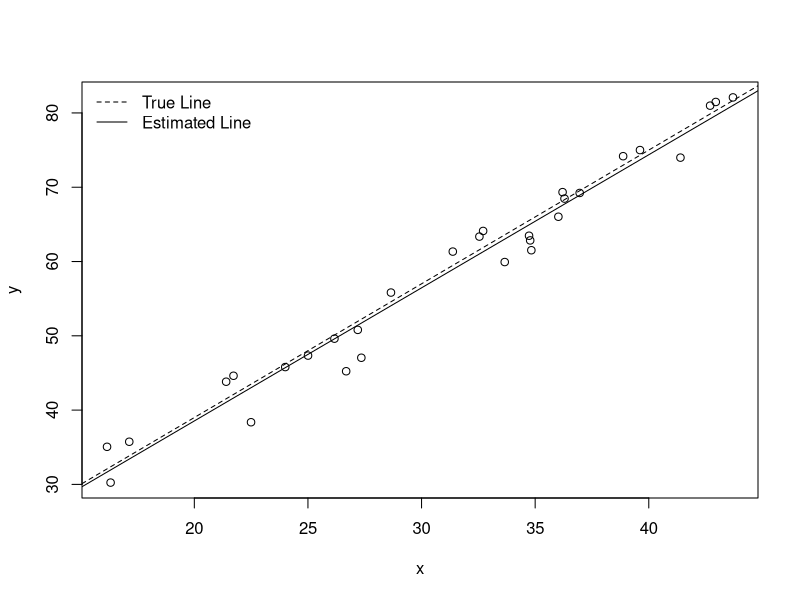
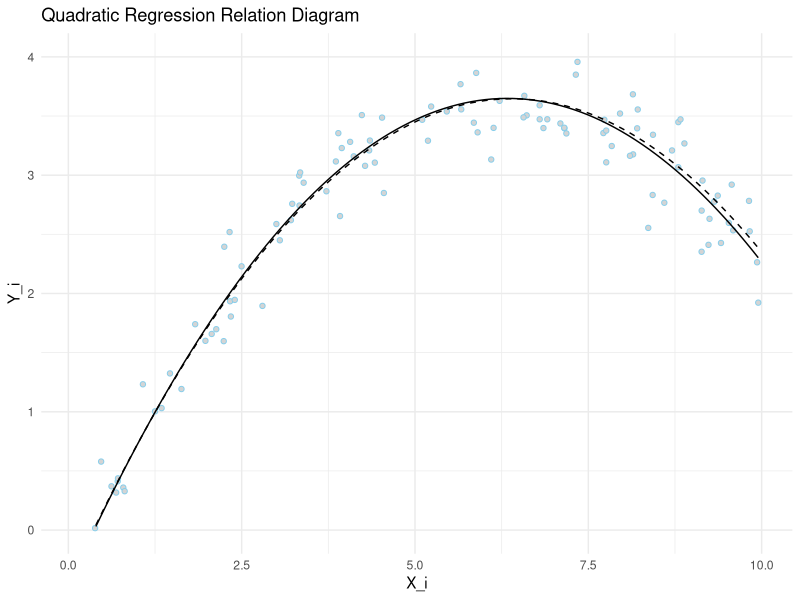

Here is the R script that generated these plots, in order:
## ---- chunk 1
knitr::opts_chunk$set(echo = TRUE)
## ---- chunk 2
 ## Simulating Data from a Regression Model
  ## This R-chunk is meant to be played in your R Console.
  ## It allows you to explore how the various elements
  ## of the regression model combine together to "create"
  ## data and then use the data to "re-create" the line.

  set.seed(101) #Allows us to always get the same "random" sample
                #Change to a new number to get a new sample

  n <- 30 #set the sample size

  X_i <- runif(n, 15, 45) # random uniform gives n random values in a uniform distribution from 15 to 45
    #Gives n random values from a uniform distribution between 15 to 45.

  beta0 <- 3 #Our choice for the y-intercept. 

  beta1 <- 1.8 #Our choice for the slope. 

  sigma <- 2.5 #Our choice for the std. deviation of the error terms.


  epsilon_i <- rnorm(n, 0, sigma) 
    #Gives n random values from a normal distribution with mean = 0, st. dev. = sigma.

  Y_i <- beta0 + beta1*X_i + epsilon_i 
    #Create Y using the normal error regression model

  fabData <- data.frame(y=Y_i, x=X_i) 
    #Store the data as data

  View(fabData) 
  

  #In the real world, we begin with data (like fabData) and try to recover the model that 
  # (we assume) was used to created it.

  fab.lm <- lm(y ~ x, data=fabData) #Fit an estimated regression model to the fabData.

  summary(fab.lm) #Summarize your model. 

  plot(y ~ x, data=fabData) #Plot the data.

  abline(fab.lm) #Add the estimated regression line to your plot.


  # Now for something you can't do in real life... but since we created the data...

  abline(beta0, beta1, lty=2) 
    #Add the true regression line to your plot using a dashed line (lty=2). 

  legend("topleft", legend=c("True Line", "Estimated Line"), lty=c(2,1), bty="n") 
    #Add a legend to your plot specifying which line is which.
## ---- chunk 3
library(ggplot2)
 ## Simulating Data from a Regression Model
  ## This R-chunk is meant to be played in your R Console.
  ## It allows you to explore how the various elements
  ## of the regression model combine together to "create"
  ## data and then use the data to "re-create" the line.

  set.seed(101) #Allows us to always get the same "random" sample
                #Change to a new number to get a new sample

  n <- 120 #set the sample size

  X_i <- runif(n, 0, 10) # random uniform gives n random values in a uniform distribution from 15 to 45
    #Gives n random values from a uniform distribution between 0 to 10.

  beta0 <- -.45 #Our choice for the y-intercept. 

  beta1 <- 1.28 #Our choice for the slope. 
  
  beta2 <- -0.1
  sigma <- .25 #Our choice for the std. deviation of the error terms.


  epsilon_i <- rnorm(n, 0, sigma) 
    #Gives n random values from a normal distribution with mean = 0, st. dev. = sigma.

  Y_i <- beta0 + beta1*X_i + beta2*X_i^2 + epsilon_i 
    #Create Y using the normal error quadratic regression model

  fabData <- data.frame(y=Y_i, x=X_i) 
    #Store the data as data

  #View(fabData) 
  

  #In the real world, we begin with data (like fabData) and try to recover the model that 
  # (we assume) was used to created it.

  fab.lm <- lm(y ~ x + I(x^2), data=fabData) #Fit an estimated regression model to the fabData.
b <- coef(fab.lm)
  summary(fab.lm) #Summarize your model. 
  
  ggplot(fabData, aes(y=Y_i, x=X_i)) + 
    ylim(0,4) +
  geom_point(pch=21, bg="gray83", color="skyblue") +
  #geom_smooth(method="lm", se=F, formula = y ~ poly(x, 2)) + #easy way, but the more involved manual way using stat_function (see below) is more dynamic.
  stat_function(fun = function(x) b[1] + b[2]*x + b[3]*x^2, lty=1) +
  stat_function(fun = function(x) beta0 + beta1*x + beta2*x^2, lty=2) +
  labs(title="Quadratic Regression Relation Diagram", lty=c("E{Y} is the", "Yhat")) +
    theme(legend.position = "bottom", legend.title = element_blank()) +
    theme_minimal()
  

  # Now for something you can't do in real life... but since we created the data...

 # curve(beta0, beta1, beta2,lty=2) 
    #Add the true regression line to your plot using a dashed line (lty=2). 

  #legend("topleft", legend=c("True Line", "Estimated Line"), lty=c(2,1), bty="n") 
    #Add a legend to your plot specifying which line is which.
